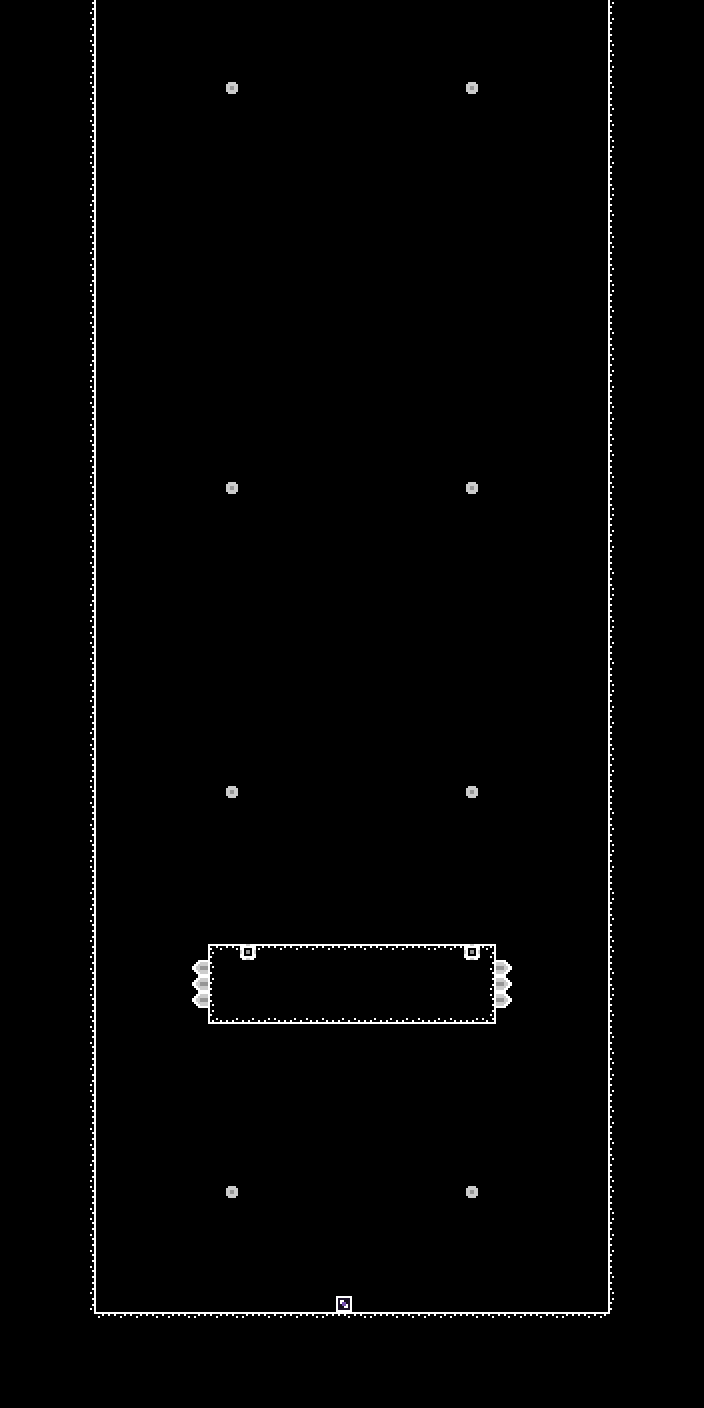

This is a level from a 2D game, rendered from its Tiled map with the project's own tilesets. A one-line summary and the map file follow, with tile-layer data summarised:
An orthogonal 44x88 tile map with 16x16 px tiles, 4 tile layers (wall, coins, spikes, spawns), 3 tilesets.

<map version="1.5" tiledversion="1.7.2" orientation="orthogonal" renderorder="right-down" width="44" height="88" tilewidth="16" tileheight="16" infinite="0" nextlayerid="7" nextobjectid="1">
 <editorsettings>
  <export target="../../maps/endless/start/start.csv" format="csv" />
 </editorsettings>
 <tileset firstgid="1" source="../tilesets/tiles.tsx" />
 <tileset firstgid="51" source="../tilesets/spikes_spawn.tsx" />
 <tileset firstgid="75" source="../tilesets/spawn_tiles.tsx" />
 <layer id="1" name="wall" width="44" height="88">
  <data>[3872 cells, 1338 non-empty, 19 distinct tile ids]</data>
 </layer>
 <layer id="5" name="coins" width="44" height="88">
  <data>[3872 cells, 0 non-empty, 0 distinct tile ids]</data>
 </layer>
 <layer id="6" name="spikes" width="44" height="88">
  <data>[3872 cells, 8 non-empty, 3 distinct tile ids]</data>
 </layer>
 <layer id="4" name="spawns" width="44" height="88">
  <data>[3872 cells, 9 non-empty, 2 distinct tile ids]</data>
 </layer>
</map>
